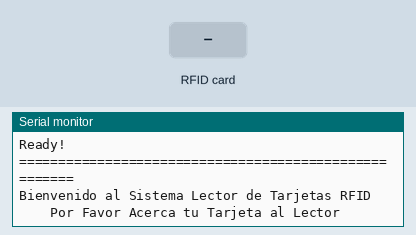
A sketch run on a simulated ESP8266 (NodeMCU). Shown: the last lines printed to the serial monitor. Inputs (shaded band) come from the test bench. WiFi joins after 1.5 s; servers stay silent unless stated; uploads are accepted with an empty reply.

Above: at 3.0 s.
3.1 s: RFID card 5E 7A 19 C4 held to the reader
At 4.2 s:
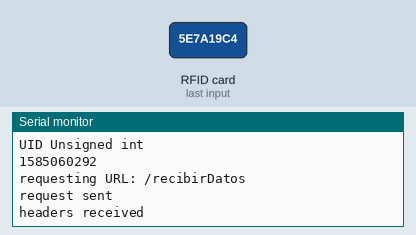
At 5.2 s:
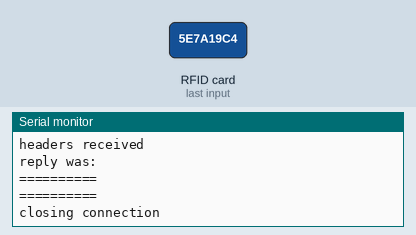

Measured:
- after the input at 3.1 s, the serial monitor: prints a new line after 0.22 s (image 1)

The sketch:

d1.ino
```cpp
//Incluimos bibliotecas para utilizar el RC522
#include <ESP8266WiFi.h>
#include <SPI.h>
#include <MFRC522.h>

#define RST_PIN  D9    //Pin 9 para el reset del RC522
#define SS_PIN  D10   //Pin 10 para el SS (SDA) del RC522
MFRC522 Lector1(SS_PIN, RST_PIN); ///Creamos el objeto para el RC522 al cual llamamos Lector1

const char* ssid = "AMCOM_3";
const char* password = "4MC0MS4_2017";

const char* host = "192.168.0.12";
const int httpsPort = 8000;

const int id = 1;
const int ruta = 1;

void setup() {
  Serial.begin(115200); //Iniciamos La comunicacion serial
  delay(250);
  //Start WiFi
  Serial.println(F("Booting...."));

  Serial.print("connecting to ");
  Serial.println(ssid);
  WiFi.begin(ssid, password);
  while (WiFi.status() != WL_CONNECTED) {
    delay(500);
    Serial.print(".");
  }
  Serial.println("");
  Serial.println("WiFi connected");
  Serial.println("IP address: ");
  Serial.println(WiFi.localIP());

  Serial.println(F("Ready!"));
  Serial.println(F("======================================================"));
  //End WiFi

  SPI.begin();        //Iniciamos el Bus SPI
  Lector1.PCD_Init(); // Iniciamos el MFRC522
  Serial.println("Bienvenido al Sistema Lector de Tarjetas RFID\n    Por Favor Acerca tu Tarjeta al Lector\n");
}


void loop() {


  if ( Lector1.PICC_IsNewCardPresent())   // Revisamos si hay nuevas tarjetas  presentes.
  {
    if ( Lector1.PICC_ReadCardSerial())  //Leemos la tarjeta presente.
    {
      WiFiClient client;

      if (!client.connect(host, httpsPort)) {
        Serial.println("connection failed");
        return;
      }

      unsigned long UID_unsigned;
      UID_unsigned =  Lector1.uid.uidByte[0] << 24;
      UID_unsigned += Lector1.uid.uidByte[1] << 16;
      UID_unsigned += Lector1.uid.uidByte[2] <<  8;
      UID_unsigned += Lector1.uid.uidByte[3];

      Serial.println();
      Serial.println("UID Unsigned int");
      Serial.println(UID_unsigned);

      String UID_string =  (String)UID_unsigned;

      String url = "/recibirDatos";
      Serial.print("requesting URL: ");
      Serial.println(url);

      String data = "tarjeta="+UID_string+"&ruta="+ruta;

        client.print(String("POST ") + url + " HTTP/1.1\r\n" +
               "Host: " + host + "\r\n" +
               "Accept: *" + "/" + "*\r\n" +
               "Content-Length: " + data.length() + "\r\n" +
               "Content-Type: application/x-www-form-urlencoded\r\n" +
               "User-Agent: Arduino/1.0\r\n" +
               "Connection: close\r\n"+
               "\r\n" + data+"\r\n\r\n");

        Serial.println("request sent");
        while (client.connected()) {
          String line = client.readStringUntil('\n');
          if (line == "\r") {
            Serial.println("headers received");
            break;
          }
        }

        String line = client.readStringUntil('\n');

        Serial.println("reply was:");
        Serial.println("==========");
        Serial.println(line);
        Serial.println("==========");
        Serial.println("closing connection");

      Lector1.PICC_HaltA(); // Terminamos la lectura de la tarjeta tarjeta para ahorrar energía.
      Lector1.PCD_StopCrypto1(); //Detenemos la encriptacion.
    }
  }
}
```
